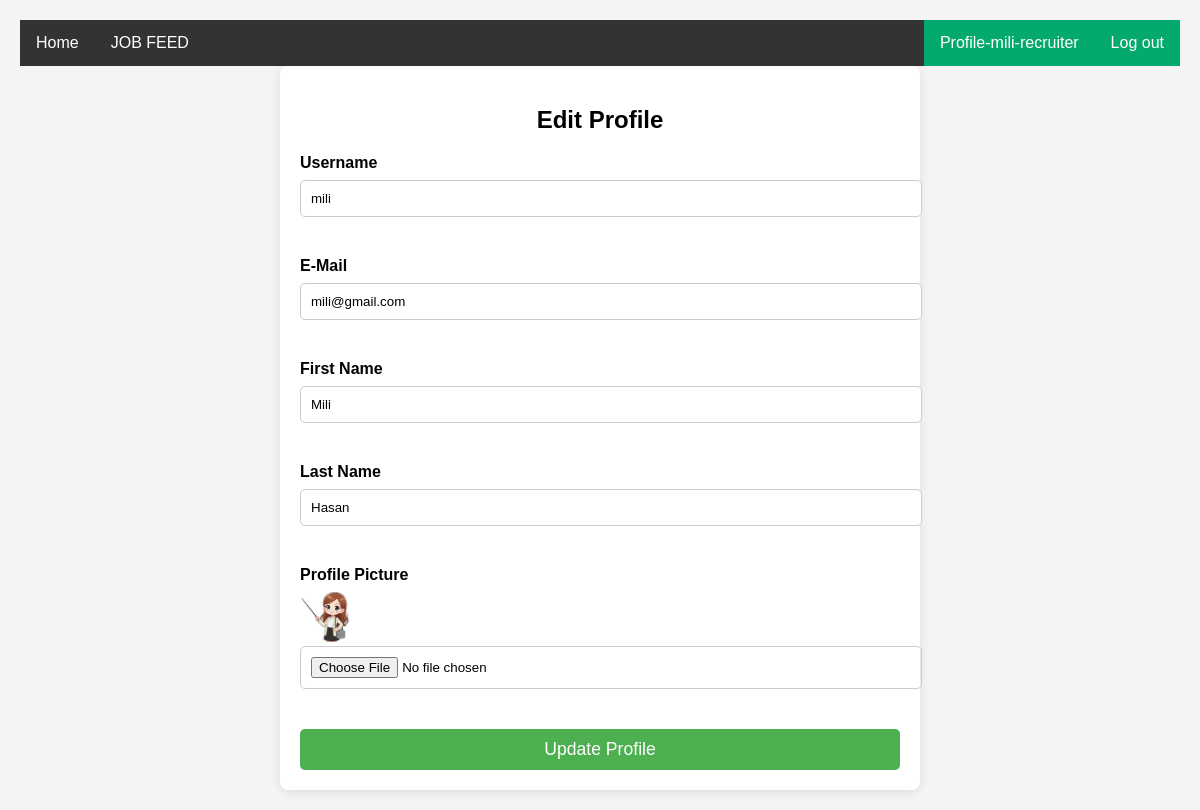
Screenshot of /editProfile/ (signed in) with the database file from the repository.
### myapp/models.py (models this page shows, shortened)
class customUser(AbstractUser):
    USER=[
        ('recruiter','Recruiter'),
        ('seeker','Seeker'),
    ]
    user_type=models.CharField(choices=USER,max_length=100,null=True)
    Profile_Pic=models.ImageField(upload_to='Media/Profile_Pic',null=True)
    contact_no=models.CharField(max_length=100,null=True)

### myproject/views.py (the view, shortened to what this page needs)
# urls.py: path("editProfile/", editProfile, name="editProfile"),
def editProfile(request):
    current_user = request.user
    return render(request,"editProfile.html")

### Template/editProfile.html (shortened to what this page needs)
{% extends 'base.html' %}
{% block body %}
<div class="container">
    <h2>Edit Profile</h2>
    <form action="" method="POST" enctype="multipart/form-data">
            <div class="form-group">
                <label for="username">Username</label>
                <input type="text" id="username" name="username" value="{{ request.user.username }}" required>
            </div>
            <div class="form-group">
                <label for="username">E-Mail</label>
                <input type="text" id="username" name="email" value="{{ request.user.email }}" required>
            </div>
            <div class="form-group">
                <label for="username">First Name</label>
                <input type="text" id="username" name="first_name" value="{{request.user.first_name }}" required>
            </div>
            <div class="form-group">
                <label for="username">Last Name</label>
                <input type="text" id="username" name="last_name" value="{{ request.user.last_name }}" required>
            </div>
            <div class="form-group">
                <label for="Profile_Pic">Profile Picture</label>
                <img src="/{{ user.Profile_Pic }}" alt="" width="50" height="50">
                <input type="file" id="Profile_Pic" name="Profile_Pic">
            </div>
        <button type="submit">Update Profile</button>
    </form>
</div>
{% endblock body %}

### Template/navbar.html (shortened to what this page needs)
<ul>
  <li><a href=" {% url 'homePage' %} ">Home</a></li>
  <li><a href=" {% url 'jobfeed' %} ">JOB FEED</a></li>
  <li style="float:right"><a class="active" href=" {% url 'logoutPage' %} ">Log out</a></li>
  <li style="float:right"><a class="active" href=" {% url 'profilePage' %} ">Profile-{{ request.user.username }}-{{ request.user.user_type }}</a></li>
</ul>

### Template/base.html (style rules this page uses)
body { font-family: 'Roboto', sans-serif; }
ul { list-style-type: none; margin: 0; padding: 0; overflow: hidden; background-color: #333; }
li { float: left; }
li a { display: block; color: white; text-align: center; padding: 14px 16px; text-decoration: none; font-weight: 500; }
.active { background-color: #04AA6D; }

### Template/editProfile.html (style rules this page uses)
body { font-family: Arial, sans-serif; background-color: #f4f4f4; margin: 0; padding: 20px; }
.container { max-width: 600px; margin: auto; background: white; padding: 20px; border-radius: 8px; box-shadow: 0 2px 10px rgba(0, 0, 0, 0.1); }
h2 { text-align: center; margin-bottom: 20px; }
label { display: block; margin-bottom: 8px; font-weight: bold; }
input[type="text"], input[type="file"], select, textarea { width: 100%; padding: 10px; margin-bottom: 20px; border: 1px solid #ccc; border-radius: 5px; }
button { width: 100%; padding: 10px; background-color: #4CAF50; color: white; border: none; border-radius: 5px; font-size: 1.1em; cursor: pointer; }
.form-group { margin-bottom: 20px; }

### rows the page displays
customUser: user.username "mili", user.user_type "recruiter", username "mili", email "mili@gmail.com", first_name "Mili", last_name "Hasan", Profile_Pic (picture)
